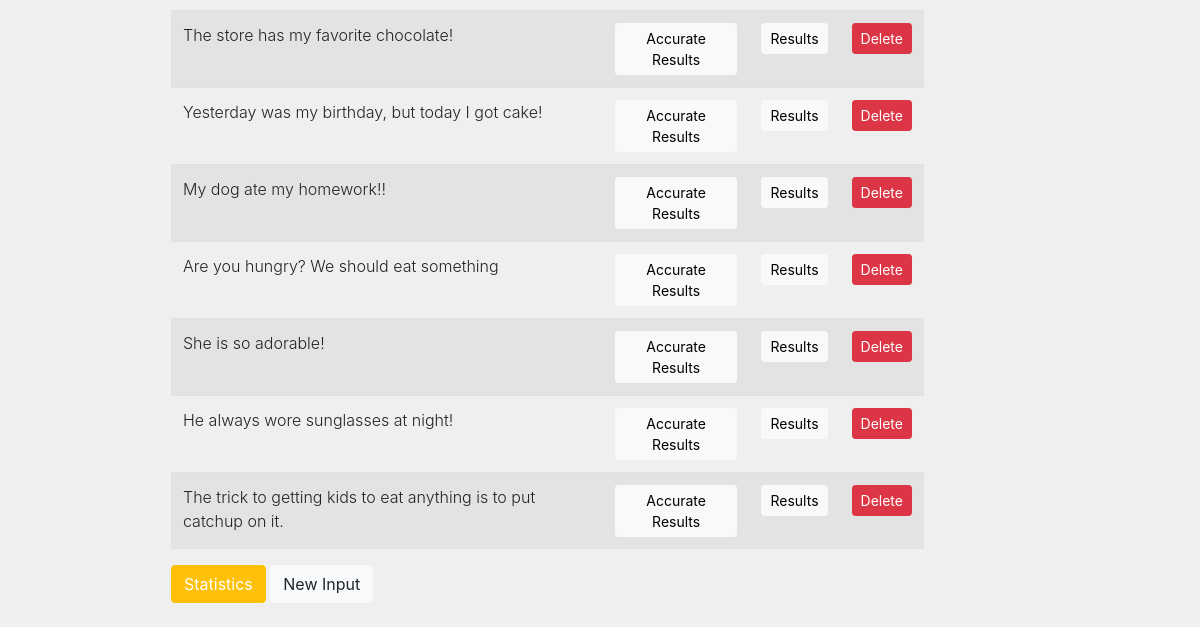
Before: /collections/serena/ (signed in, lower part) with the older database file.
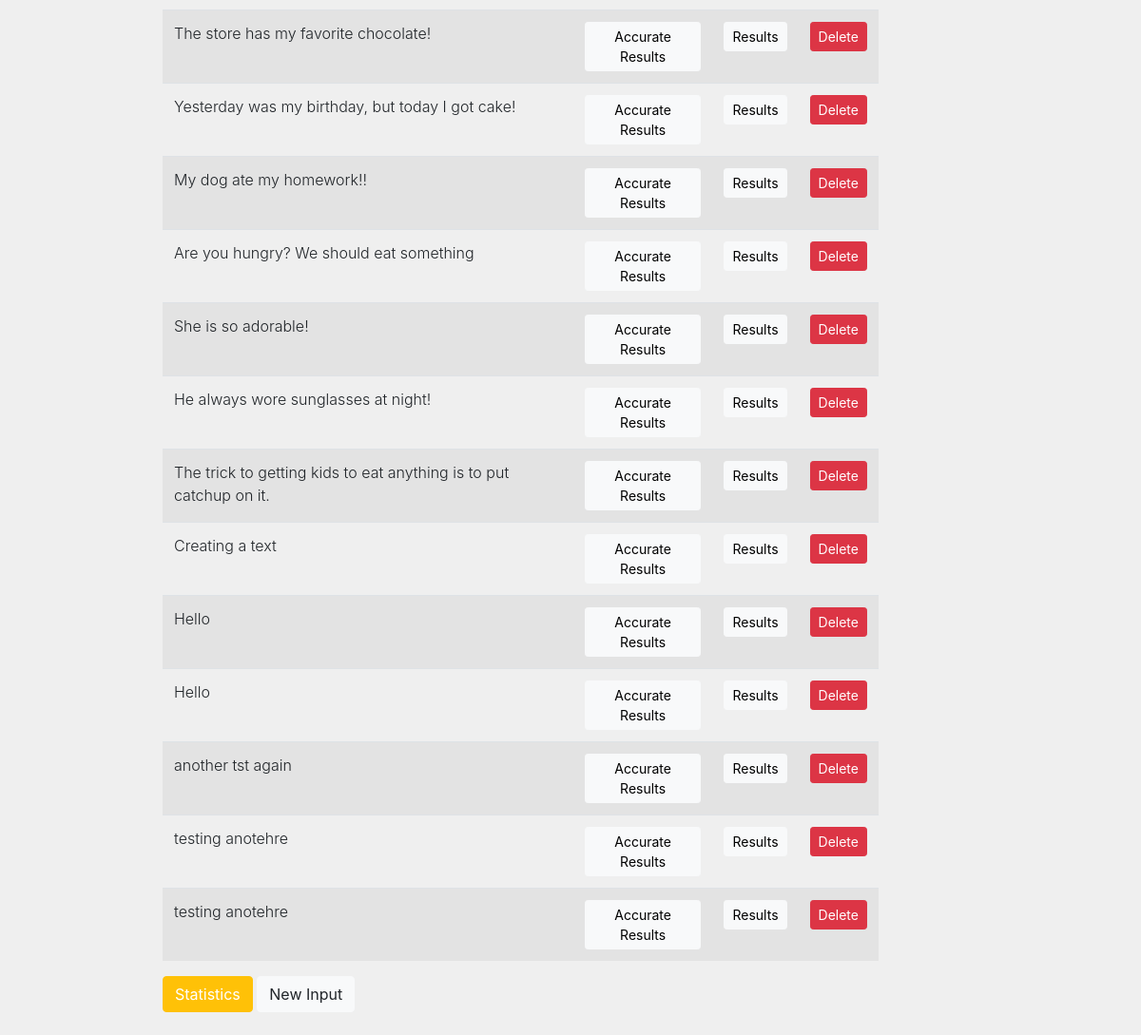
After: the same page with the newer database file.
### main/models.py (models this page shows)
class Collection(models.Model):
	user = models.ForeignKey(User, on_delete=models.CASCADE, related_name="collection", null=True)
	text = models.TextField(max_length=1000, default='',)

### main/views.py (the view)
# urls.py: path("collections/<str:username>/", views.collections, name="collections"),
def collections(response, username):
	if response.user.is_authenticated:
		username = response.user.username
		ls = Collection.objects.all()
		if response.method == "POST":
			if response.POST.get("results"):
				return render(response, "main/data.html", {})
			if response.POST.get("create"):
				return redirect("/create")
		return render(response, "main/collections.html", {"ls":ls})
	else:
		return redirect("/login")

### main/templates/main/collections.html (shortened to what this page needs)
{% extends 'main/base.html' %}
{% block content %}
	<form method="POST" action="#">
	<table class="table table-hover table-striped">
		<tbody class="font-weight-light">
			{% for i in user.collection.all %}
			<tr>
				<td>{{i.text}}</td>
				<td>
					<a type="submit" name="results" value="results" class="btn btn-light btn-sm" href="{% url 'accurate_data' i.id %}" style="text-decoration:none; color:black;">Accurate Results</a>
				</td>
				<td>
					<a type="submit" name="results" value="results" class="btn btn-light btn-sm" href="{% url 'data' i.id %}" style="text-decoration:none; color:black;">Results</a>
				</td>
				<td>
					<a type="submit" name="delete" value="delete" class="btn btn-danger btn-sm" href="{% url 'delete_collection' i.id %}" style="text-decoration:none; color: white">
						Delete</a>
				</td>
			</tr>
			{% endfor %}
		</tbody>
	</table>
	<a type="submit" name="stats" value="stats" class="btn btn-warning" href="/combined_data" style="text-decoration:none; color: white">Statistics</a>
	<button type="submit" name="create" value="create" class="btn btn-light">New Input</button>
	</form>
	<br />
{% endblock %}

Changed rows visible on the page:
added Collection: text "Creating a text"
added Collection: text "Hello"
added Collection: text "Hello"
added Collection: text "another tst again"
added Collection: text "testing anotehre"
added Collection: text "testing anotehre"
